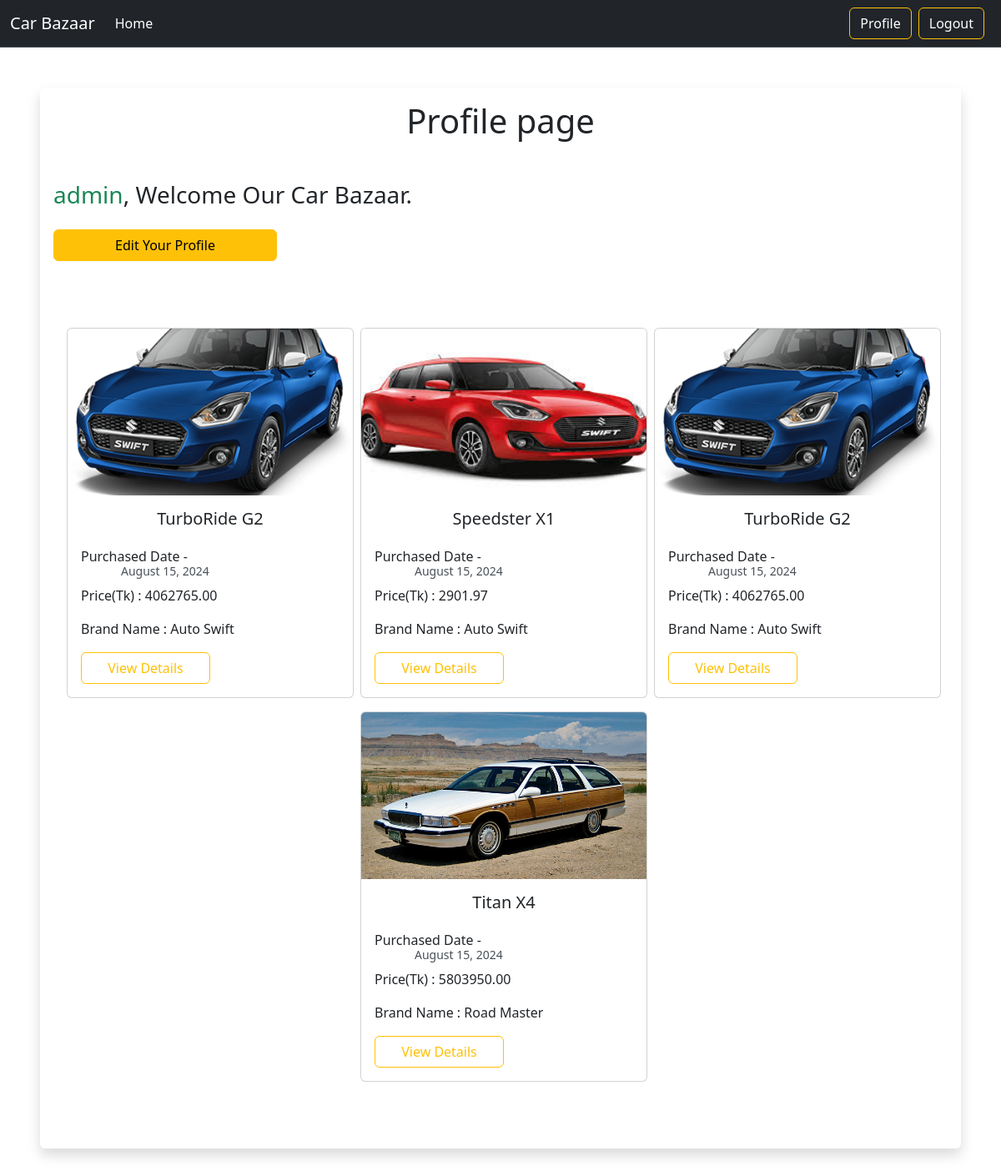
The page /user/profile/ (signed in) on the database its author committed.
### authenticator/models.py (models this page shows, shortened)
class OrderHistory(models.Model):
    user = models.ForeignKey(User, verbose_name=_("User"), on_delete=models.CASCADE)
    car = models.ForeignKey(Car, verbose_name=_("Purchased Car"), on_delete=models.CASCADE)
    purchased_date = models.DateTimeField(auto_now_add=True)

### cars/models.py (models this page shows, shortened)
class Car(models.Model):
    title = models.CharField(max_length=50)
    price = models.DecimalField(max_digits=10, decimal_places=2)
    quantity = models.IntegerField()
    description = models.TextField()
    brand = models.ForeignKey(Brand, on_delete= models.CASCADE)
    image = models.ImageField(upload_to=get_upload_to)

### brands/models.py (models this page shows, shortened)
class Brand(models.Model):
    name = models.CharField(max_length=100)
    slug = models.SlugField(max_length=100, unique=True, null=True, blank=True)

### authenticator/views.py (the view)
# urls.py: path('profile/', ProfileView.as_view(), name='profile'),
@method_decorator(login_required, name='dispatch')
class ProfileView(ListView):
     model = OrderHistory
     template_name = 'profile.html'
     context_object_name = 'orders'
     def get_queryset(self):
        queryset = super().get_queryset()
        queryset = queryset.filter(user=self.request.user)
        return queryset

### authenticator/templates/profile.html (shortened to what this page needs)
{% extends "base.html" %}
{% block content %}
<div class="card shadow border-0 m-5 p-3">
    <h1 class="text-center mb-5">Profile page</h1>
    <h3><span class="text-success">{{user}}</span>, Welcome Our Car Bazaar.</h3>
    <a class="btn btn-warning my-3 w-25" href="{% url 'edit_profile' %}">Edit Your Profile</a>
    {% if orders %}
    <div class="d-flex flex-wrap justify-content-center my-5 ps-3 pt-3">
      {% for order in orders %}
      <div class="col-sm-4 col-lg-4 mb-3">
        <div class="card h-100 me-2">
          <img src="{{order.car.image.url}}" class="card-img-top object-fit-cover w-100" style="height: 200px;" alt="">
          <div class="card-body d-flex flex-column flex-grow-1">
            <h5 class="card-title text-center">{{order.car.title}}</h5>
            <h6 class="card-title mt-3">Purchased Date - <small class="d-block ms-5 text-dark-emphasis">{{ order.purchased_date|date:"F j, Y" }}</small></h6>
            <p class="card-text">Price(Tk) : {{order.car.price}}</p>
            <p class="card-text">Brand Name : {{order.car.brand.name}}</p>
            <a class="w-50 text-decoration-none btn btn-outline-warning" href="{% url 'purchased_car_detail' order.id %}">View Details</a>
          </div>
        </div>
      </div>
      {% endfor %}
    </div>
    {% endif %}
  </div>
{% endblock content %}

### rows shown on the page
OrderHistory: car.image (picture), car "TurboRide G2", purchased_date "August 15, 2024", car.price "4062765.00", car.brand.name "Auto Swift"
OrderHistory: car.image (picture), car "Speedster X1", purchased_date "August 15, 2024", car.price "2901.97", car.brand.name "Auto Swift"
OrderHistory: car.image (picture), car "TurboRide G2", purchased_date "August 15, 2024", car.price "4062765.00", car.brand.name "Auto Swift"
OrderHistory: car.image (picture), car "Titan X4", purchased_date "August 15, 2024", car.price "5803950.00", car.brand.name "Road Master"

### other values the page prints
{{ user }} "admin"
